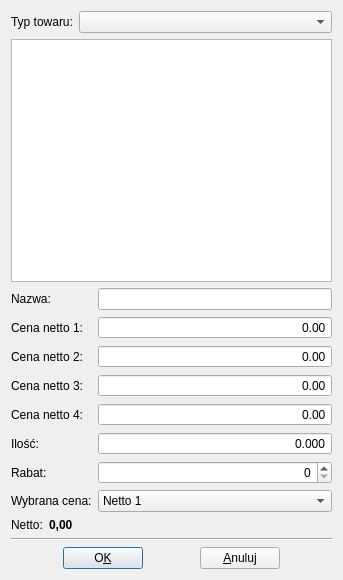
<?xml version="1.0" encoding="UTF-8"?>
<ui version="4.0">
 <class>CommodityListDialog</class>
 <widget class="QDialog" name="CommodityListDialog">
  <property name="geometry">
   <rect>
    <x>0</x>
    <y>0</y>
    <width>343</width>
    <height>580</height>
   </rect>
  </property>
  <property name="windowTitle">
   <string>Wybierz towar z listy</string>
  </property>
  <layout class="QVBoxLayout" name="verticalLayout">
   <item>
    <layout class="QFormLayout" name="formLayout_3">
     <item row="0" column="0">
      <widget class="QLabel" name="labelCommodities">
       <property name="maximumSize">
        <size>
         <width>32767</width>
         <height>32767</height>
        </size>
       </property>
       <property name="text">
        <string>Typ towaru:</string>
       </property>
       <property name="scaledContents">
        <bool>false</bool>
       </property>
       <property name="wordWrap">
        <bool>false</bool>
       </property>
       <property name="buddy">
        <cstring>comboBoxCommodities</cstring>
       </property>
      </widget>
     </item>
     <item row="0" column="1">
      <widget class="QComboBox" name="comboBoxCommodities">
       <property name="sizePolicy">
        <sizepolicy hsizetype="Expanding" vsizetype="Preferred">
         <horstretch>0</horstretch>
         <verstretch>0</verstretch>
        </sizepolicy>
       </property>
      </widget>
     </item>
    </layout>
   </item>
   <item>
    <widget class="QListView" name="listViewCommodities"/>
   </item>
   <item>
    <layout class="QFormLayout" name="formLayout_2">
     <item row="0" column="0">
      <widget class="QLabel" name="labelName">
       <property name="text">
        <string>Nazwa:</string>
       </property>
       <property name="wordWrap">
        <bool>false</bool>
       </property>
       <property name="buddy">
        <cstring>lineEditName</cstring>
       </property>
      </widget>
     </item>
     <item row="0" column="1">
      <widget class="QLineEdit" name="lineEditName">
       <property name="enabled">
        <bool>true</bool>
       </property>
       <property name="focusPolicy">
        <enum>Qt::StrongFocus</enum>
       </property>
       <property name="readOnly">
        <bool>true</bool>
       </property>
      </widget>
     </item>
     <item row="1" column="0">
      <widget class="QLabel" name="labelPriceNet1">
       <property name="text">
        <string>Cena netto 1:</string>
       </property>
       <property name="wordWrap">
        <bool>false</bool>
       </property>
       <property name="buddy">
        <cstring>doubleSpinBoxPriceNet1</cstring>
       </property>
      </widget>
     </item>
     <item row="1" column="1">
      <widget class="QDoubleSpinBox" name="doubleSpinBoxPriceNet1">
       <property name="sizePolicy">
        <sizepolicy hsizetype="Expanding" vsizetype="Fixed">
         <horstretch>0</horstretch>
         <verstretch>0</verstretch>
        </sizepolicy>
       </property>
       <property name="alignment">
        <set>Qt::AlignRight|Qt::AlignTrailing|Qt::AlignVCenter</set>
       </property>
       <property name="buttonSymbols">
        <enum>QAbstractSpinBox::NoButtons</enum>
       </property>
       <property name="maximum">
        <double>999999999.000000000000000</double>
       </property>
      </widget>
     </item>
     <item row="2" column="0">
      <widget class="QLabel" name="labelPriceNet2">
       <property name="text">
        <string>Cena netto 2:</string>
       </property>
       <property name="wordWrap">
        <bool>false</bool>
       </property>
       <property name="buddy">
        <cstring>doubleSpinBoxPriceNet2</cstring>
       </property>
      </widget>
     </item>
     <item row="2" column="1">
      <widget class="QDoubleSpinBox" name="doubleSpinBoxPriceNet2">
       <property name="sizePolicy">
        <sizepolicy hsizetype="Expanding" vsizetype="Fixed">
         <horstretch>0</horstretch>
         <verstretch>0</verstretch>
        </sizepolicy>
       </property>
       <property name="alignment">
        <set>Qt::AlignRight|Qt::AlignTrailing|Qt::AlignVCenter</set>
       </property>
       <property name="buttonSymbols">
        <enum>QAbstractSpinBox::NoButtons</enum>
       </property>
       <property name="maximum">
        <double>99999.990000000005239</double>
       </property>
      </widget>
     </item>
     <item row="3" column="0">
      <widget class="QLabel" name="labelPriceNet3">
       <property name="text">
        <string>Cena netto 3:</string>
       </property>
       <property name="wordWrap">
        <bool>false</bool>
       </property>
       <property name="buddy">
        <cstring>doubleSpinBoxPriceNet3</cstring>
       </property>
      </widget>
     </item>
     <item row="3" column="1">
      <widget class="QDoubleSpinBox" name="doubleSpinBoxPriceNet3">
       <property name="sizePolicy">
        <sizepolicy hsizetype="Expanding" vsizetype="Fixed">
         <horstretch>0</horstretch>
         <verstretch>0</verstretch>
        </sizepolicy>
       </property>
       <property name="alignment">
        <set>Qt::AlignRight|Qt::AlignTrailing|Qt::AlignVCenter</set>
       </property>
       <property name="buttonSymbols">
        <enum>QAbstractSpinBox::NoButtons</enum>
       </property>
       <property name="maximum">
        <double>99999.990000000005239</double>
       </property>
      </widget>
     </item>
     <item row="4" column="0">
      <widget class="QLabel" name="labelPriceNet4">
       <property name="text">
        <string>Cena netto 4:</string>
       </property>
       <property name="wordWrap">
        <bool>false</bool>
       </property>
       <property name="buddy">
        <cstring>doubleSpinBoxPriceNet4</cstring>
       </property>
      </widget>
     </item>
     <item row="4" column="1">
      <widget class="QDoubleSpinBox" name="doubleSpinBoxPriceNet4">
       <property name="sizePolicy">
        <sizepolicy hsizetype="Expanding" vsizetype="Fixed">
         <horstretch>0</horstretch>
         <verstretch>0</verstretch>
        </sizepolicy>
       </property>
       <property name="alignment">
        <set>Qt::AlignRight|Qt::AlignTrailing|Qt::AlignVCenter</set>
       </property>
       <property name="buttonSymbols">
        <enum>QAbstractSpinBox::NoButtons</enum>
       </property>
       <property name="maximum">
        <double>99999.990000000005239</double>
       </property>
      </widget>
     </item>
     <item row="5" column="0">
      <widget class="QLabel" name="labelAmount">
       <property name="text">
        <string>Ilość:</string>
       </property>
       <property name="wordWrap">
        <bool>false</bool>
       </property>
       <property name="buddy">
        <cstring>doubleSpinBoxAmount</cstring>
       </property>
      </widget>
     </item>
     <item row="5" column="1">
      <widget class="QDoubleSpinBox" name="doubleSpinBoxAmount">
       <property name="sizePolicy">
        <sizepolicy hsizetype="Expanding" vsizetype="Fixed">
         <horstretch>0</horstretch>
         <verstretch>0</verstretch>
        </sizepolicy>
       </property>
       <property name="alignment">
        <set>Qt::AlignRight|Qt::AlignTrailing|Qt::AlignVCenter</set>
       </property>
       <property name="buttonSymbols">
        <enum>QAbstractSpinBox::NoButtons</enum>
       </property>
       <property name="decimals">
        <number>3</number>
       </property>
       <property name="maximum">
        <double>9999.989999999999782</double>
       </property>
      </widget>
     </item>
     <item row="6" column="0">
      <widget class="QLabel" name="labelDiscount">
       <property name="text">
        <string>Rabat:</string>
       </property>
       <property name="wordWrap">
        <bool>false</bool>
       </property>
       <property name="buddy">
        <cstring>spinBoxDiscount</cstring>
       </property>
      </widget>
     </item>
     <item row="6" column="1">
      <widget class="QSpinBox" name="spinBoxDiscount">
       <property name="sizePolicy">
        <sizepolicy hsizetype="Expanding" vsizetype="Fixed">
         <horstretch>0</horstretch>
         <verstretch>0</verstretch>
        </sizepolicy>
       </property>
       <property name="alignment">
        <set>Qt::AlignRight|Qt::AlignTrailing|Qt::AlignVCenter</set>
       </property>
      </widget>
     </item>
     <item row="7" column="0">
      <widget class="QLabel" name="labelChosenNetPrice">
       <property name="text">
        <string>Wybrana cena:</string>
       </property>
       <property name="buddy">
        <cstring>comboBoxChosenNetPrice</cstring>
       </property>
      </widget>
     </item>
     <item row="7" column="1">
      <widget class="QComboBox" name="comboBoxChosenNetPrice">
       <property name="sizePolicy">
        <sizepolicy hsizetype="Expanding" vsizetype="Fixed">
         <horstretch>0</horstretch>
         <verstretch>0</verstretch>
        </sizepolicy>
       </property>
       <item>
        <property name="text">
         <string>Netto 1</string>
        </property>
       </item>
       <item>
        <property name="text">
         <string>Netto 2</string>
        </property>
       </item>
       <item>
        <property name="text">
         <string>Netto 3</string>
        </property>
       </item>
       <item>
        <property name="text">
         <string>Netto 4</string>
        </property>
       </item>
      </widget>
     </item>
    </layout>
   </item>
   <item>
    <layout class="QFormLayout" name="formLayout">
     <property name="fieldGrowthPolicy">
      <enum>QFormLayout::AllNonFixedFieldsGrow</enum>
     </property>
     <item row="0" column="0">
      <widget class="QLabel" name="labelNet">
       <property name="text">
        <string>Netto:</string>
       </property>
       <property name="wordWrap">
        <bool>false</bool>
       </property>
      </widget>
     </item>
     <item row="0" column="1">
      <widget class="QLabel" name="labelNetVal">
       <property name="sizePolicy">
        <sizepolicy hsizetype="Expanding" vsizetype="Preferred">
         <horstretch>0</horstretch>
         <verstretch>0</verstretch>
        </sizepolicy>
       </property>
       <property name="minimumSize">
        <size>
         <width>80</width>
         <height>0</height>
        </size>
       </property>
       <property name="font">
        <font>
         <weight>75</weight>
         <bold>true</bold>
        </font>
       </property>
       <property name="text">
        <string>0,00</string>
       </property>
       <property name="wordWrap">
        <bool>false</bool>
       </property>
      </widget>
     </item>
    </layout>
   </item>
   <item>
    <widget class="Line" name="line">
     <property name="orientation">
      <enum>Qt::Horizontal</enum>
     </property>
    </widget>
   </item>
   <item>
    <layout class="QHBoxLayout" name="_22">
     <item>
      <spacer name="spacer3">
       <property name="orientation">
        <enum>Qt::Horizontal</enum>
       </property>
       <property name="sizeType">
        <enum>QSizePolicy::Expanding</enum>
       </property>
       <property name="sizeHint" stdset="0">
        <size>
         <width>43</width>
         <height>20</height>
        </size>
       </property>
      </spacer>
     </item>
     <item>
      <widget class="QPushButton" name="pushButtonOK">
       <property name="text">
        <string>O&amp;K</string>
       </property>
       <property name="shortcut">
        <string>Alt+K</string>
       </property>
      </widget>
     </item>
     <item>
      <spacer name="spacer1">
       <property name="orientation">
        <enum>Qt::Horizontal</enum>
       </property>
       <property name="sizeType">
        <enum>QSizePolicy::Expanding</enum>
       </property>
       <property name="sizeHint" stdset="0">
        <size>
         <width>43</width>
         <height>20</height>
        </size>
       </property>
      </spacer>
     </item>
     <item>
      <widget class="QPushButton" name="pushButtonCancel">
       <property name="text">
        <string>&amp;Anuluj</string>
       </property>
       <property name="shortcut">
        <string>Alt+C</string>
       </property>
      </widget>
     </item>
     <item>
      <spacer name="spacer2">
       <property name="orientation">
        <enum>Qt::Horizontal</enum>
       </property>
       <property name="sizeType">
        <enum>QSizePolicy::Expanding</enum>
       </property>
       <property name="sizeHint" stdset="0">
        <size>
         <width>43</width>
         <height>20</height>
        </size>
       </property>
      </spacer>
     </item>
    </layout>
   </item>
  </layout>
 </widget>
 <layoutdefault spacing="6" margin="11"/>
 <pixmapfunction>qPixmapFromMimeSource</pixmapfunction>
 <tabstops>
  <tabstop>comboBoxCommodities</tabstop>
  <tabstop>listViewCommodities</tabstop>
  <tabstop>lineEditName</tabstop>
  <tabstop>doubleSpinBoxPriceNet1</tabstop>
  <tabstop>doubleSpinBoxPriceNet2</tabstop>
  <tabstop>doubleSpinBoxPriceNet3</tabstop>
  <tabstop>doubleSpinBoxPriceNet4</tabstop>
  <tabstop>doubleSpinBoxAmount</tabstop>
  <tabstop>spinBoxDiscount</tabstop>
  <tabstop>pushButtonOK</tabstop>
  <tabstop>pushButtonCancel</tabstop>
 </tabstops>
 <resources/>
 <connections/>
</ui>
